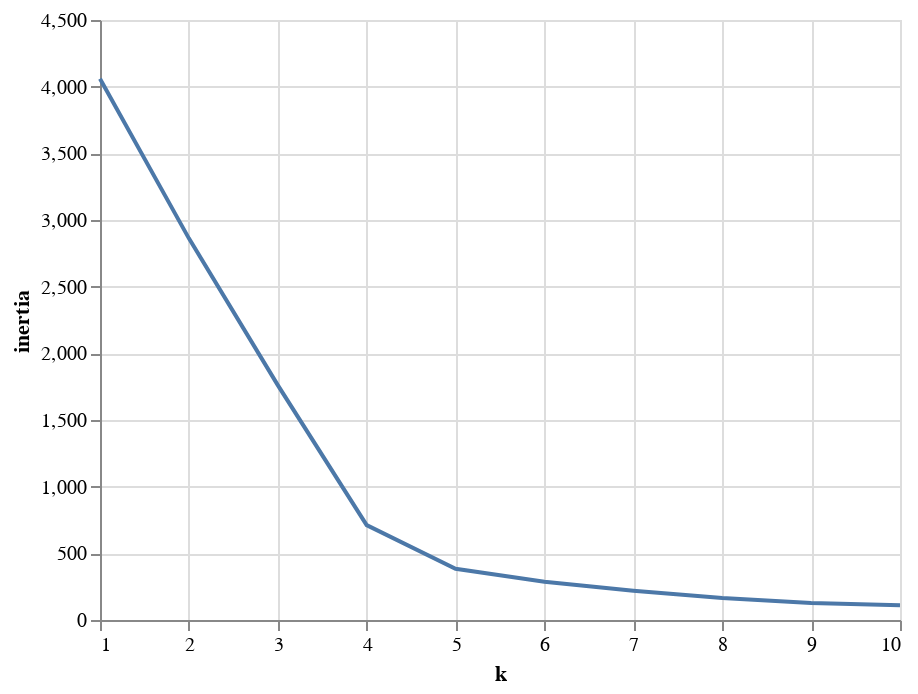

The notebook cell this image was saved under:
### Code cell
# altair plot
# import altair as alt
# import numpy as np
# import pandas as pd

# x = np.arange(100)
# source = pd.DataFrame({
#   'x': x,
#   'f(x)': np.sin(x / 5)
# })

alt.Chart(df_elbow).mark_line().encode(
    x='k',
    y='inertia'
)

### Figure 1 — Vega-Lite specification as saved in the notebook (floating-point values rounded to 4 significant figures)
{"config": {"view": {"continuousWidth": 400, "continuousHeight": 300}}, "data": {"name": "data-127f3969cda2bb0e2f9d7a9f8ac2567f"}, "mark": "line", "encoding": {"x": {"type": "quantitative", "field": "k"}, "y": {"type": "quantitative", "field": "inertia"}}, "$schema": "https://vega.github.io/schema/vega-lite/v4.8.1.json", "datasets": {"data-127f3969cda2bb0e2f9d7a9f8ac2567f": [{"k": 1, "inertia": 4059.0}, {"k": 2, "inertia": 2862.0}, {"k": 3, "inertia": 1762.0}, {"k": 4, "inertia": 711.4}, {"k": 5, "inertia": 383.7}, {"k": 6, "inertia": 286.6}, {"k": 7, "inertia": 219.2}, {"k": 8, "inertia": 165.1}, {"k": 9, "inertia": 127.5}, {"k": 10, "inertia": 110.3}]}}
